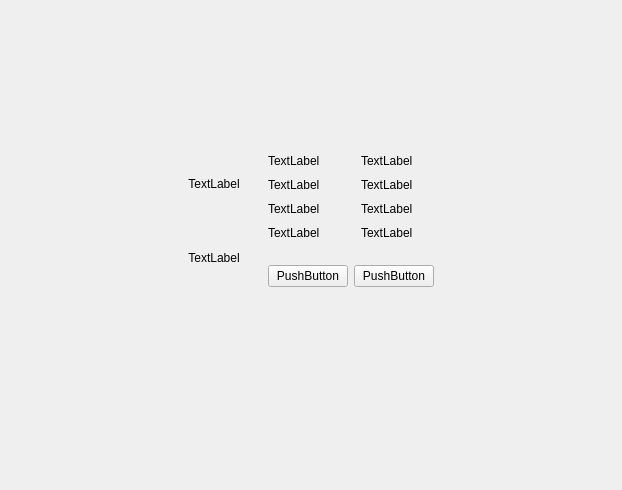
<?xml version="1.0" encoding="UTF-8"?>
<ui version="4.0">
 <class>CLoginQRCode</class>
 <widget class="QWidget" name="CLoginQRCode">
  <property name="geometry">
   <rect>
    <x>0</x>
    <y>0</y>
    <width>622</width>
    <height>490</height>
   </rect>
  </property>
  <property name="windowTitle">
   <string>CLoginQRCode</string>
  </property>
  <layout class="QGridLayout" name="gridLayout_3">
   <item row="0" column="0">
    <layout class="QHBoxLayout" name="horizontalLayout_3">
     <item>
      <spacer name="horizontalSpacer">
       <property name="orientation">
        <enum>Qt::Horizontal</enum>
       </property>
       <property name="sizeHint" stdset="0">
        <size>
         <width>186</width>
         <height>20</height>
        </size>
       </property>
      </spacer>
     </item>
     <item>
      <layout class="QVBoxLayout" name="verticalLayout_3">
       <item>
        <spacer name="verticalSpacer">
         <property name="orientation">
          <enum>Qt::Vertical</enum>
         </property>
         <property name="sizeHint" stdset="0">
          <size>
           <width>20</width>
           <height>40</height>
          </size>
         </property>
        </spacer>
       </item>
       <item>
        <layout class="QHBoxLayout" name="horizontalLayout">
         <property name="bottomMargin">
          <number>50</number>
         </property>
         <item>
          <widget class="QWidget" name="widget_login" native="true">
           <layout class="QGridLayout" name="gridLayout_4">
            <property name="verticalSpacing">
             <number>15</number>
            </property>
            <item row="1" column="0">
             <widget class="QLabel" name="label_camera">
              <property name="text">
               <string>TextLabel</string>
              </property>
              <property name="alignment">
               <set>Qt::AlignCenter</set>
              </property>
             </widget>
            </item>
            <item row="0" column="0">
             <widget class="QLabel" name="label_hit">
              <property name="text">
               <string>TextLabel</string>
              </property>
              <property name="alignment">
               <set>Qt::AlignCenter</set>
              </property>
             </widget>
            </item>
           </layout>
          </widget>
         </item>
         <item>
          <widget class="QWidget" name="widget_info" native="true">
           <layout class="QGridLayout" name="gridLayout">
            <property name="verticalSpacing">
             <number>25</number>
            </property>
            <item row="0" column="0">
             <layout class="QGridLayout" name="gridLayout_2">
              <property name="horizontalSpacing">
               <number>20</number>
              </property>
              <property name="verticalSpacing">
               <number>10</number>
              </property>
              <item row="0" column="0">
               <widget class="QLabel" name="label_id">
                <property name="text">
                 <string>TextLabel</string>
                </property>
               </widget>
              </item>
              <item row="0" column="1">
               <widget class="QLabel" name="label_id_text">
                <property name="text">
                 <string>TextLabel</string>
                </property>
               </widget>
              </item>
              <item row="1" column="0">
               <widget class="QLabel" name="label_factory">
                <property name="text">
                 <string>TextLabel</string>
                </property>
               </widget>
              </item>
              <item row="1" column="1">
               <widget class="QLabel" name="label_factory_text">
                <property name="text">
                 <string>TextLabel</string>
                </property>
               </widget>
              </item>
              <item row="2" column="0">
               <widget class="QLabel" name="label_type">
                <property name="text">
                 <string>TextLabel</string>
                </property>
               </widget>
              </item>
              <item row="2" column="1">
               <widget class="QLabel" name="label_type_text">
                <property name="text">
                 <string>TextLabel</string>
                </property>
               </widget>
              </item>
              <item row="3" column="0">
               <widget class="QLabel" name="label_addr">
                <property name="text">
                 <string>TextLabel</string>
                </property>
               </widget>
              </item>
              <item row="3" column="1">
               <widget class="QLabel" name="label_addr_text">
                <property name="text">
                 <string>TextLabel</string>
                </property>
               </widget>
              </item>
             </layout>
            </item>
            <item row="1" column="0">
             <layout class="QHBoxLayout" name="horizontalLayout_2">
              <item>
               <widget class="QPushButton" name="btnOk">
                <property name="text">
                 <string>PushButton</string>
                </property>
               </widget>
              </item>
              <item>
               <widget class="QPushButton" name="btnCancel">
                <property name="text">
                 <string>PushButton</string>
                </property>
               </widget>
              </item>
             </layout>
            </item>
           </layout>
          </widget>
         </item>
        </layout>
       </item>
       <item>
        <spacer name="verticalSpacer_2">
         <property name="orientation">
          <enum>Qt::Vertical</enum>
         </property>
         <property name="sizeHint" stdset="0">
          <size>
           <width>20</width>
           <height>40</height>
          </size>
         </property>
        </spacer>
       </item>
      </layout>
     </item>
     <item>
      <spacer name="horizontalSpacer_2">
       <property name="orientation">
        <enum>Qt::Horizontal</enum>
       </property>
       <property name="sizeHint" stdset="0">
        <size>
         <width>186</width>
         <height>20</height>
        </size>
       </property>
      </spacer>
     </item>
    </layout>
   </item>
  </layout>
 </widget>
 <layoutdefault spacing="6" margin="11"/>
 <resources/>
 <connections/>
</ui>
